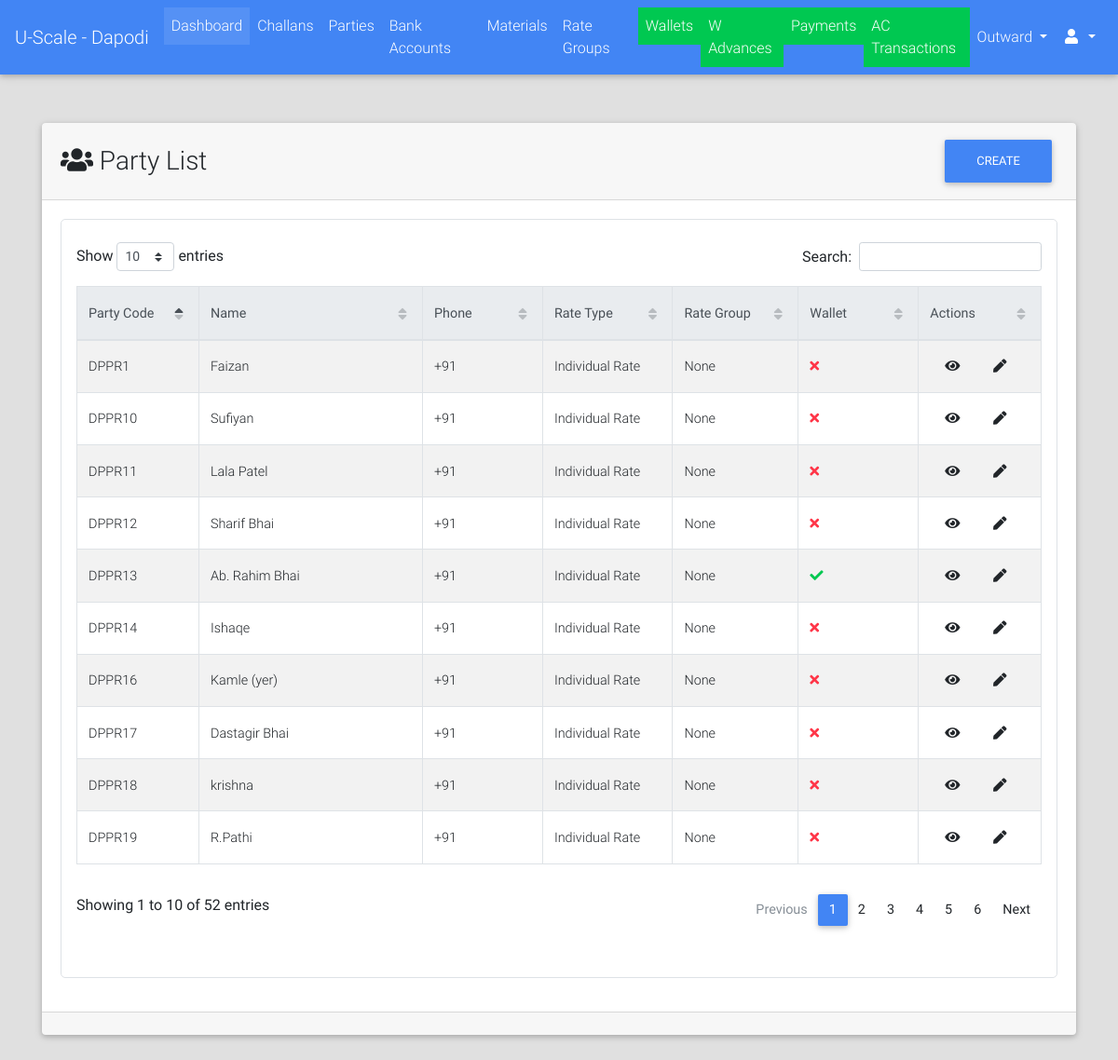
The page /parties/list/ (signed in) on the database its author committed.
### parties/models.py (models this page shows, shortened)
class Party(models.Model):
    RATE_TYPE_CHOICES = (("GR", "Group Rate"), ("IR", "Individual Rate"))
    rate_type = models.CharField(max_length=2, choices=RATE_TYPE_CHOICES)
    rate_group = models.ForeignKey("rates.RateGroup", on_delete=models.PROTECT, blank=True, null=True)
    name = models.CharField(max_length=128)
    party_code = models.CharField(max_length=32, blank=True)
    address = models.TextField(blank=True)
    phone = models.CharField(max_length=13)
    whatsapp = models.CharField(max_length=13, blank=True)
    email = models.EmailField(blank=True, null=True)
    extra_info = models.TextField(blank=True)
    is_wallet_party = models.BooleanField(default=False)
    is_active = models.BooleanField(default=True)
    @property
    def get_absolute_url(self):
        return reverse_lazy("parties:detail", kwargs={"party_code": self.party_code})
    @property
    def get_update_url(self):
        return reverse_lazy("parties:update", kwargs={"party_code": self.party_code})
    class Meta:
        verbose_name = "Party"
        verbose_name_plural = "Parties"

### parties/views.py (the view)
class PartyListView(LoginRequiredMixin, ListView):
    model = Party
    context_object_name = "parties"
    template_name = "parties/list.html"
    ordering = "-id"
    def get_queryset(self):
        qs = super().get_queryset()
        return qs.filter(is_active=True)

### portal/templatetags/constant_tags.py (called while the page is built)
@register.simple_tag
def get_branch_name():
    return settings.BRANCH_NAME

### portal/templates/parties/list.html (shortened to what this page needs)
{% extends "portal/base.html" %}
{% load crispy_forms_tags %}
{% load static %}
{% block custom_links %}
    <link href="{% static "css/addons/datatables.min.css" %}" rel="stylesheet">
    <link href="{% static "css/addons/datatables-select.min.css" %}" rel="stylesheet">
{% endblock %}
{% block content %}
    <br><br>
    <div class="container">
        <div class="card">
            <div class="card-header">
                <div class="row">
                    <div class="col-lg-9 m-auto">
                        <h3 class="m-auto"><i class="fa fa-users"></i> Party List</h3>
                    </div>
                    <div class="col-lg-3">
                        <a class="float-right" href="{% url "parties:add" %}"><button class="btn btn-primary">Create</button></a>
                    </div>
                </div>
            </div>
            <div class="card-body">
                 <div class="table p-3 border" style="border-radius: 5px">
                     <table id="dt-basic-checkbox" class="table table-striped table-bordered" cellspacing="0" width="100%">
                         <thead class="thead-light">
                            <th class="th-sm">Party Code</th>
                            <th class="th-sm">Name</th>
                            <th class="th-sm">Phone</th>
                            <th class="th-sm">Rate Type</th>
                            <th class="th-sm">Rate Group</th>
                            <th class="th-sm">Wallet</th>
                            <th class="th-sm">Actions</th>
                         </thead>
                         <tbody>
                             {% if parties %}
                                 {% for party in parties %}
                                     <tr>
                                         <td><a href="{{ party.get_absolute_url }}">{{ party.party_code }}</a></td>
                                        <td>{{ party.name }}</td>
                                        <td>{{ party.phone }}</td>
                                        <td>{{ party.get_rate_type_display }}</td>
                                        <td>{{ party.rate_group }}</td>
                                        <td>
                                            {% if party.is_wallet_party %}
                                                <i class="fa fa-check text-success"></i>
                                            {% else %}
                                                <i class="fa fa-times text-danger"></i>
                                            {% endif %}
                                        </td>
                                        <td class="m-auto">
                                            <a class="m-3" href="{{ party.get_absolute_url }}"><i class="fa fa-eye"></i></a>
                                            <a class="m-3" href="{{ party.get_update_url }}"><i class="fa fa-pen"></i></a>
                                        </td>
                                     </tr>
                                 {% endfor %}
                             {% else %}
                                 <span class="text-black-50 font-weight-bold">No Parties Found</span>
                             {% endif %}
                         </tbody>
                    </table>
                 </div>
            </div>
            <div class="card-footer">
            </div>
        </div>
    </div>
{% endblock %}

### rows shown on the page
Party: party_code "DPPR19", name "R.Pathi", phone "+91", rate_type "Individual Rate", rate_group "None", is_wallet_party False (drawn)
Party: party_code "DPPR18", name "krishna", phone "+91", rate_type "Individual Rate", rate_group "None", is_wallet_party False (drawn)
Party: party_code "DPPR17", name "Dastagir Bhai", phone "+91", rate_type "Individual Rate", rate_group "None", is_wallet_party False (drawn)
Party: party_code "DPPR16", name "Kamle (yer)", phone "+91", rate_type "Individual Rate", rate_group "None", is_wallet_party False (drawn)
Party: party_code "DPPR14", name "Ishaqe", phone "+91", rate_type "Individual Rate", rate_group "None", is_wallet_party False (drawn)
Party: party_code "DPPR13", name "Ab. Rahim Bhai", phone "+91", rate_type "Individual Rate", rate_group "None", is_wallet_party True (drawn)
Party: party_code "DPPR12", name "Sharif Bhai", phone "+91", rate_type "Individual Rate", rate_group "None", is_wallet_party False (drawn)
Party: party_code "DPPR11", name "Lala Patel", phone "+91", rate_type "Individual Rate", rate_group "None", is_wallet_party False (drawn)
Party: party_code "DPPR10", name "Sufiyan", phone "+91", rate_type "Individual Rate", rate_group "None", is_wallet_party False (drawn)
Party: party_code "DPPR1", name "Faizan", phone "+91", rate_type "Individual Rate", rate_group "None", is_wallet_party False (drawn)
